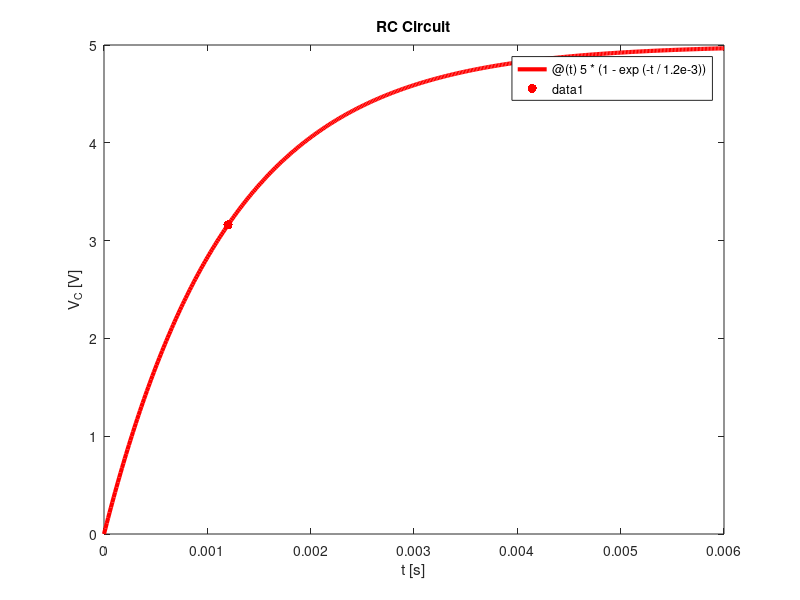
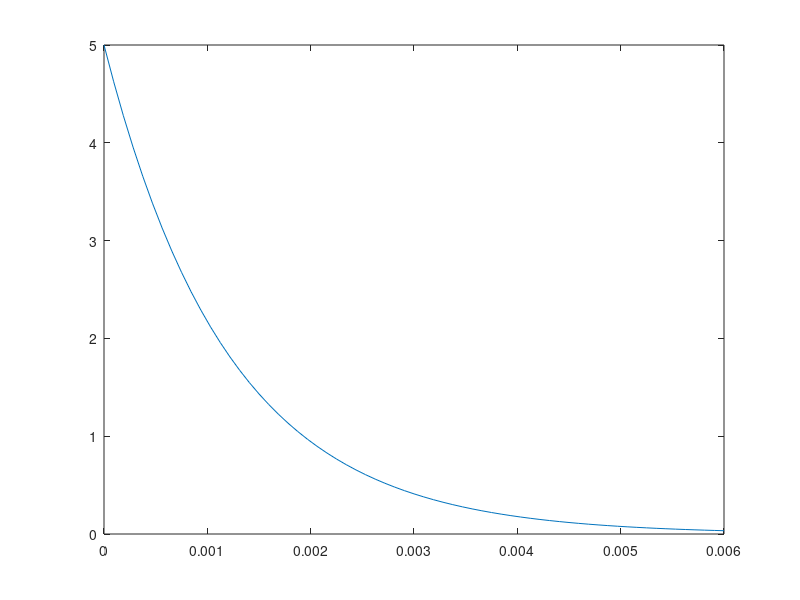

Here is the MATLAB script that generated these plots, in order: (Note: this script raises an error after producing the figures.)
V_out = @(t) 5 * (1 - exp(-t / 1.2e-3));
figure;
fplot(V_out,[0,6e-3],'r','LineWidth',3);
hold on;
plot([1.2e-3,1.2e-3],[V_out(1.2e-3),V_out(1.2e-3)],'r.','MarkerSize',20)
xlabel('t [s]');
ylabel('V_C [V]');
title('RC Circuit');

figure;
V_out = @(t) 5 * exp(-t / 1.2e-3);
fplot(V_out,[0,6e-3],'bl','LineWidth',3);
hold on;
plot([1.2e-3,1.2e-3],[V_out(1.2e-3),V_out(1.2e-3)],'bl.','MarkerSize',20)
xlabel('t [s]');
ylabel('V_C [V]');
title('RC Circuit');